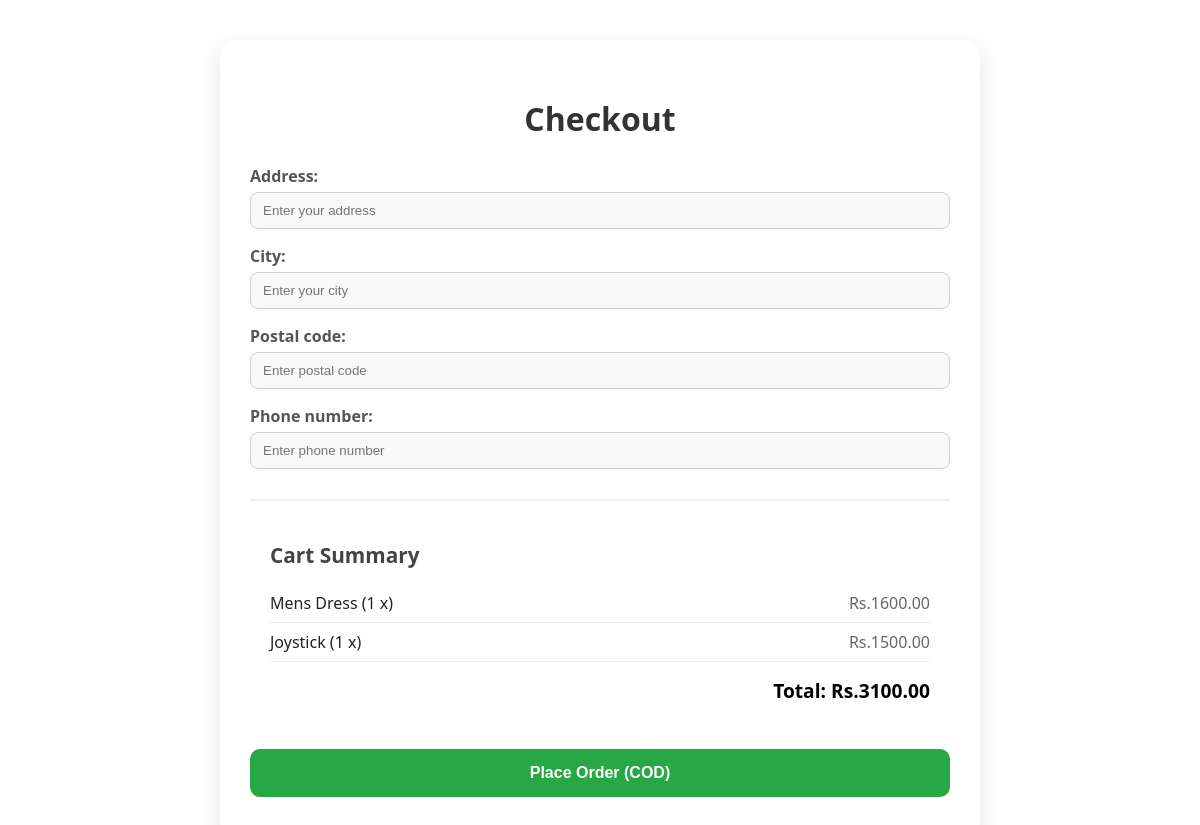
Page /checkout/ (signed in) on the earlier database version.
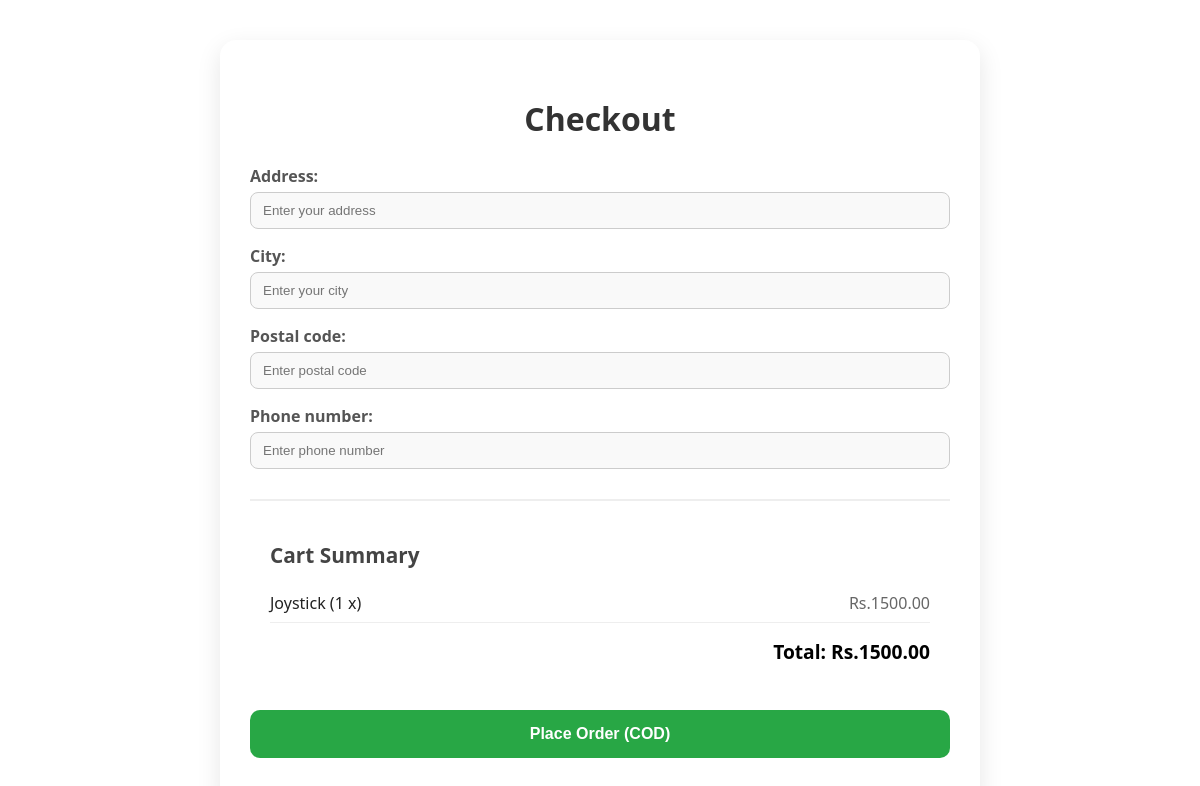
Same page on the later database version.
### techspot_app/models.py (models this page shows, shortened)
class CartItemModel(models.Model):
    cart = models.ForeignKey(
        CartModel, on_delete=models.CASCADE, related_name="cart_items"
    )
    product = models.ForeignKey(
        ProductModel,
        on_delete=models.SET_NULL,
        null=True,
        blank=True,
        related_name="cart_items",
    )
    quantity = models.PositiveIntegerField(default=1)
    unit_price = models.DecimalField(
        max_digits=10,
        decimal_places=2,
        null=True,
        blank=True,
        help_text="Snapshot of the price at the time the item was added",
    )
    def total_price(self):
        if self.unit_price is not None:
            return self.unit_price * self.quantity
        elif self.product and self.product.product_price is not None:
            return self.product.product_price * self.quantity
        return 0

class ProductModel(models.Model):
    product_category = models.ForeignKey(
        CategoryModel,
        related_name="productcategory",
        on_delete=models.CASCADE,
    )
    product_name = models.CharField(max_length=200, default="")
    product_description = HTMLField()
    product_price = models.DecimalField(max_digits=10, decimal_places=2, default=0)
    product_image = models.ImageField(
        upload_to="productImage/", default="", null=True, blank=True
    )
    pro_sub_category = models.ForeignKey(
        Sub_CategoryModel,
        related_name="productSubCategory",
        on_delete=models.CASCADE,
        null=True,
        blank=True,
    )
    product_stock = models.IntegerField(default=0)
    product_discount = models.DecimalField(max_digits=5, decimal_places=2, default=0)
    created_at = models.DateField(auto_now_add=True)
    updated_on = models.DateField(auto_now=True)

### techspot_app/views.py (the view)
# urls.py: path("checkout/", checkout, name="checkout"),
@transaction.atomic
def checkout(request):
    user_id = request.session.get("user_id")
    if not user_id:
        return redirect("login")
    user = get_object_or_404(UserModel, id=user_id)
    cart = CartModel.objects.filter(user=user, is_active=True).first()
    if not cart:
        return redirect("cart_Detail")
    cart_items = CartItemModel.objects.filter(cart=cart)
    if not cart_items.exists():
        return redirect("cart_Detail")
    total_price = sum(item.product.product_price * item.quantity for item in cart_items)
    if request.method == "POST":
        form = ShippingForm(request.POST)
        if form.is_valid():
            shipping = form.save(commit=False)
            shipping.user = user
            shipping.save()
            order = OrderModel.objects.create(
                user=user,
                shipping_info=shipping,
                total_price=total_price,
                payment_method="COD",
                status="Confirmed",
            )
            for item in cart_items:
                OrderItemModel.objects.create(
                    order=order,
                    product=item.product,
                    quantity=item.quantity,
                    price=item.product.product_price,
                )
                item.product.product_stock -= item.quantity
                item.product.save()
            cart.is_active = False
            cart.save()
            cart_items.delete()
            return redirect("order_success", order_id=order.id)
    else:
        form = ShippingForm()
    return render(
        request,
        "content/checkout.html",
        {"form": form, "cart_items": cart_items, "total_price": total_price},
    )

### techspot_app/forms.py
class ShippingForm(forms.ModelForm):
    class Meta:
        model = ShippingInfoModel
        fields = ["address", "city", "postal_code", "phone_number"]
        widgets = {
            "address": forms.TextInput(
                attrs={"class": "form-control", "placeholder": "Enter your address"}
            ),
            "city": forms.TextInput(
                attrs={"class": "form-control", "placeholder": "Enter your city"}
            ),
            "postal_code": forms.TextInput(
                attrs={"class": "form-control", "placeholder": "Enter postal code"}
            ),
            "phone_number": forms.TextInput(
                attrs={"class": "form-control", "placeholder": "Enter phone number"}
            ),
        }

### techspot_app/templates/content/checkout.html (shortened to what this page needs)
<div class="checkout-container">
  <h2 class="checkout-title">Checkout</h2>
  <form method="post" class="checkout-form">
    <div class="form-section">{{ form.as_p }}</div>
    <div class="cart-summary">
      <h3>Cart Summary</h3>
      <ul>
        {% for item in cart_items %}
        <li>
          <span class="product-name"
            >{{ item.product.product_name }} ({{ item.quantity }} x)</span
          >
          <span class="product-details"
            >Rs.{{ item.product.product_price }}</span
          >
        </li>
        {% endfor %}
      </ul>
      <div class="total-price">
        <strong>Total: Rs.{{ total_price }}</strong>
      </div>
    </div>
    <button type="submit" class="submit-btn">Place Order (COD)</button>
  </form>
</div>

Differences in the rows shown:
removed CartItemModel: product.product_name "Mens Dress", quantity "1", product.product_price "1600.00"
Other differences:
{{ total_price }}: "3100.00" → "1500.00"
